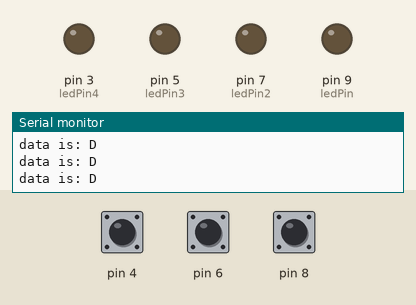
Simulated run of this sketch. Board: Arduino Uno, built with avr-gcc and run on an emulated ATmega328P. Shown: output pins drawn as LEDs (lit = HIGH), the last lines printed to the serial monitor. The inputs (shaded band) are chosen by the test bench; at power-on: pin 4 HIGH, pin 8 HIGH, pin 6 HIGH. No radio packets arrive unless stated.

Above: at 1.2 s.
1.3 s: pin 4 pulled LOW for 0.15 s
At 2.2 s:
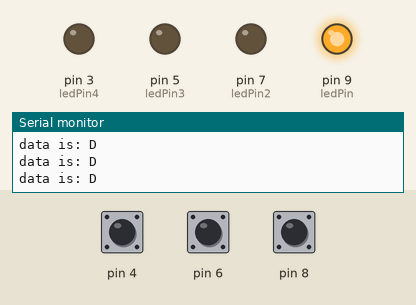
4.5 s: pin 8 pulled LOW for 0.15 s
At 5.3 s:
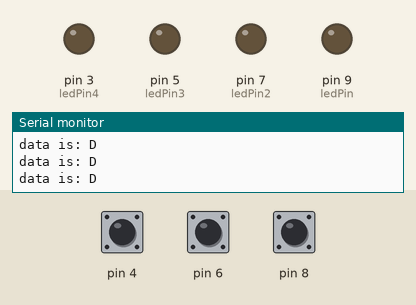
6.1 s: pin 4 pulled LOW for 1 s
At 7.4 s:
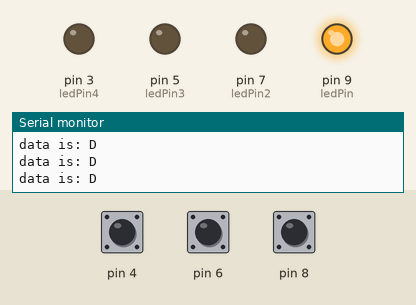
8.6 s: pin 8 pulled LOW for 1 s
At 9.1 s:
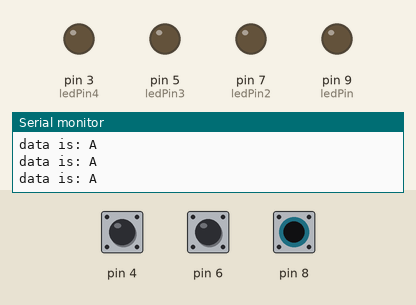
Timing chart, 0 to 11.6 s (numbered marks = the images above; inputs shaded):
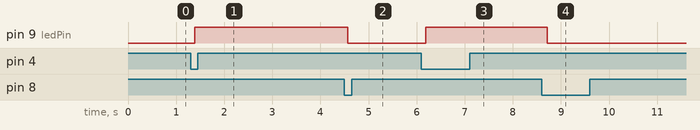

The sketch:

tx_code.ino
```cpp
#include <VirtualWire.h>
const int ledPin = 9;
const int ledPin2 = 7;
const int ledPin3 = 5;
const int ledPin4 = 3;


char *data;
void setup()
{
  pinMode(ledPin,OUTPUT);
  pinMode(ledPin2,OUTPUT);
  pinMode(ledPin3,OUTPUT);
  pinMode(ledPin4,OUTPUT);


  vw_set_ptt_inverted(true);
  vw_set_tx_pin(12);
  vw_setup(2000);
  pinMode(8,INPUT_PULLUP);
  pinMode(6,INPUT_PULLUP);
  pinMode(4,INPUT_PULLUP);
  pinMode(2,INPUT_PULLUP);
  Serial.begin(9600);
}

void loop()
{
  if((digitalRead(4)==0))
  {
  data="C";
  vw_send((uint8_t *)data, strlen(data));
  vw_wait_tx();
  digitalWrite(ledPin,HIGH);
  digitalWrite(ledPin2,LOW);
  digitalWrite(ledPin3,LOW);
  digitalWrite(ledPin4,LOW);
  Serial.print("data is: ");
  Serial.println(data);
  //delay(500);
  }

  else if(digitalRead(8)==0)
  {
  data="A";
  vw_send((uint8_t *)data, strlen(data));
  vw_wait_tx();
  digitalWrite(ledPin,HIGH);
  Serial.print("data is: ");
  Serial.println(data);
  //delay(500);
  digitalWrite(ledPin,LOW);
  }
  else if(digitalRead(6)==0)
  {
  data="B";
  vw_send((uint8_t *)data, strlen(data));
  vw_wait_tx();
  digitalWrite(ledPin2,HIGH);
  Serial.print("data is: ");
  Serial.println(data);
  //delay(500);
  digitalWrite(ledPin2,LOW);
  }
  else{
    data="D";
    vw_send((uint8_t *)data, strlen(data));
    vw_wait_tx();
    digitalWrite(ledPin2,HIGH);
    Serial.print("data is: ");
    Serial.println(data);
    //delay(500);
    digitalWrite(ledPin2,LOW);
  }

   /* if(digitalRead(8)==1)
  {
  data="a";
  vw_send((uint8_t *)data, strlen(data));
  vw_wait_tx();
  digitalWrite(ledPin,HIGH);
  delay(500);
  digitalWrite(ledPin,LOW);
  }*/
}
```

Measured:
- after the input at 1.3 s, pin 9 (ledPin): LOW → HIGH after 0.08 s
- after the input at 4.5 s, pin 9 (ledPin): HIGH → LOW after 0.07 s
- after the input at 6.1 s, pin 9 (ledPin): LOW → HIGH after 0.09 s
- after the input at 8.6 s, pin 9 (ledPin): HIGH → LOW after 0.12 s
